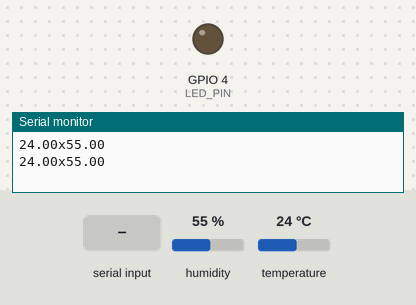
A sketch run on a simulated ESP32. Parts: output pins drawn as LEDs (lit = HIGH), the last lines printed to the serial monitor. Inputs (shaded band) come from the test bench; at power-on: humidity 55 %, temperature 24 °C.

Above: at 1.2 s.
1.3 s: "1" received over Serial
At 1.8 s:
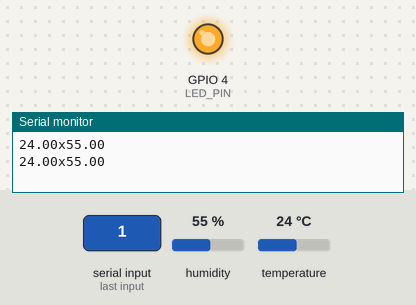
2.8 s: "0" received over Serial
At 4.2 s:
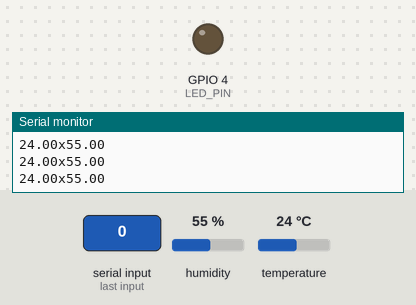
Timing chart, 0 to 5.8 s (numbered marks = the images above; inputs shaded):
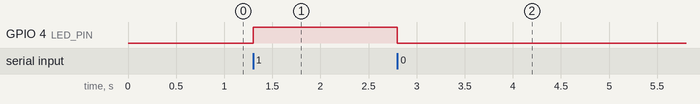

Measured:
- after the input at 1.3 s, GPIO 4 (LED_PIN): LOW → HIGH at once
- after the input at 2.8 s, GPIO 4 (LED_PIN): HIGH → LOW at once

The sketch:

rtoscvesp32.ino
```cpp
#if CONFIG_FREERTOS_UNICORE
#define ARDUINO_RUNNING_CORE 0
//static const BaseType_t  ARDUINO_RUNNING_CORE = 0
#else
#define ARDUINO_RUNNING_CORE 1
//static const BaseType_t  ARDUINO_RUNNING_CORE = 1
#endif

#include <DHT.h>

// Broche de données du capteur DHT11
#define DHTPIN 0
#define DHTTYPE DHT11

// Broche de la LED
const int LED_PIN = 4;


// Création de l'objet DHT
DHT dht(DHTPIN, DHT11);


void setup() {
  Serial.begin(115200);
  dht.begin();

  // Initialisation des tâches
  xTaskCreatePinnedToCore(SensorTask, "SensorTask", 10000, NULL, 1, NULL, 0);  // Crée la tâche du capteur DHT11 sur le cœur 0
  xTaskCreatePinnedToCore(LedTask, "LedTask", 1000, NULL, 1, NULL, 1);  // Crée la tâche de la LED sur le cœur 1

}

void loop() {
  // La boucle de la carte ESP32 doit rester vide
  // Les tâches sont gérées par FreeRTOS
}


// Fonction exécutée par la tâche du capteur DHT11
void SensorTask(void *pvParameters) {
  while (1) {
    float humidity = dht.readHumidity();
    float temperature = dht.readTemperature();

    if (isnan(humidity) || isnan(temperature)) {
      Serial.println("Erreur lors de la lecture du capteur DHT11");
    } else {
      Serial.println((String) temperature + "x" + (String) humidity );
    }
    // Serial.flush();
    vTaskDelay(1000 / portTICK_PERIOD_MS);  // Délai d'attente de 1 seconde

  }
}

// Fonction exécutée par la tâche de la LED
void LedTask(void *pvParameters) {
  pinMode(LED_PIN, OUTPUT);

  while (1) {

      if (Serial.available()>0)
    {
      char x = Serial.read();

      if ( x == '1')
      {

          digitalWrite (LED_BUILTIN, HIGH);  // turn the LED on (HIGH is the voltage level)
          digitalWrite(LED_PIN, HIGH);   // Allume la LED
          // vTaskDelay(500 / portTICK_PERIOD_MS);  // Délai d'attente de 500 ms
          // Serial.println('1');
          // delay (1000);  // wait for a second
          // Serial.flush();

      }

      if ( x == '0')
      {

          digitalWrite (LED_BUILTIN, LOW); // turn the LED off by making the voltage LOW
          digitalWrite(LED_PIN, LOW);    // Éteint la LED
          Serial.flush();
          // vTaskDelay(500 / portTICK_PERIOD_MS);  // Délai d'attente de 500 ms
          // Serial.println('0');
      // delay (1000);
      }
    }

  }
}
```
